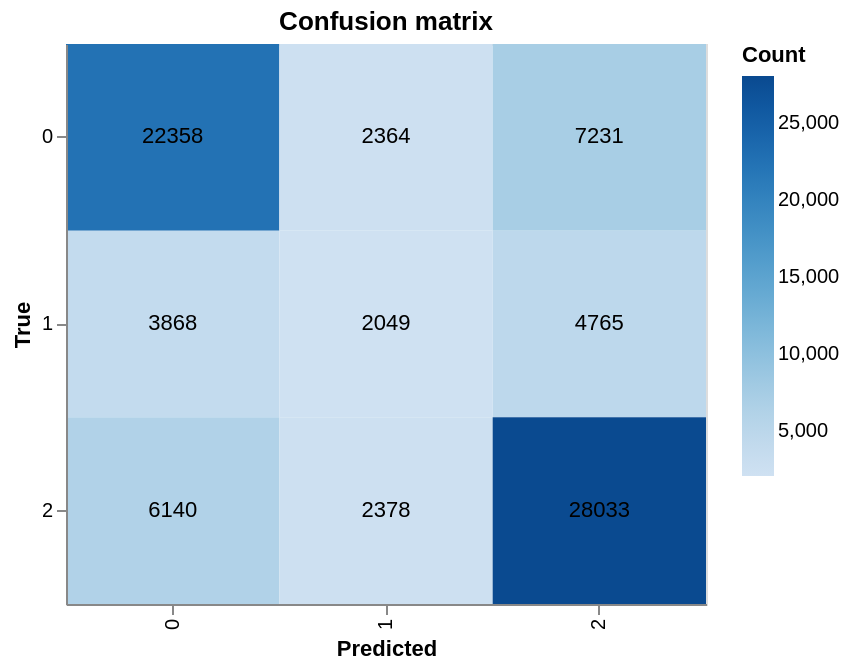

Source (notebook cell):
### Markdown cell above
### Multinomial Naive Bayes + `CountVectorizer`

Two runs: **3-class** (all satisfaction codes) and **binary** (drop neutral `Satisfaction == 1`).

### Code cell
%%time
nb_3class, _ = train_multinomial_nb(train_set, test_set, drop_neutral=False)

### Figure 1 — Vega-Lite specification as saved in the notebook (floating-point values rounded to 4 significant figures)
{"config": {"view": {"continuousWidth": 300, "continuousHeight": 300}}, "layer": [{"mark": {"type": "rect"}, "encoding": {"color": {"field": "Count", "scale": {"scheme": "blues"}, "type": "quantitative"}, "tooltip": [{"field": "True", "type": "nominal"}, {"field": "Predicted", "type": "nominal"}, {"field": "Count", "type": "quantitative"}], "x": {"field": "Predicted", "title": "Predicted", "type": "ordinal"}, "y": {"field": "True", "title": "True", "type": "ordinal"}}, "title": "Confusion matrix"}, {"mark": {"type": "text", "baseline": "middle", "fontSize": 11}, "encoding": {"text": {"field": "Count", "type": "quantitative"}, "x": {"field": "Predicted", "title": "Predicted", "type": "ordinal"}, "y": {"field": "True", "title": "True", "type": "ordinal"}}}], "data": {"name": "data-6362045c001b81117c179928d88e37f7"}, "height": 280, "width": 320, "$schema": "https://vega.github.io/schema/vega-lite/v6.1.0.json", "datasets": {"data-6362045c001b81117c179928d88e37f7": [{"True": "0", "Predicted": "0", "Count": 22358}, {"True": "0", "Predicted": "1", "Count": 2364}, {"True": "0", "Predicted": "2", "Count": 7231}, {"True": "1", "Predicted": "0", "Count": 3868}, {"True": "1", "Predicted": "1", "Count": 2049}, {"True": "1", "Predicted": "2", "Count": 4765}, {"True": "2", "Predicted": "0", "Count": 6140}, {"True": "2", "Predicted": "1", "Count": 2378}, {"True": "2", "Predicted": "2", "Count": 28033}]}}
